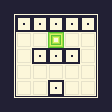

Below is a game level as drawn by its tile map, then a one-line description and the .tmx file that defines it, in full:
An orthogonal 7x7 tile map with 16x16 px tiles, 1 tile layer (Default).

<map version="1.4" tiledversion="1.4.3" orientation="orthogonal" renderorder="right-down" width="7" height="7" tilewidth="16" tileheight="16" infinite="0" nextlayerid="2" nextobjectid="1">
 <tileset firstgid="1" source="BasicTileset.tsx" />
 <layer id="1" name="Default" width="7" height="7">
  <data encoding="csv">
14,12,12,12,12,12,15,
13,5,5,5,5,5,10,
13,4,4,1,4,4,10,
13,4,5,5,5,4,10,
13,4,4,4,4,4,10,
13,4,4,5,4,4,10,
16,11,11,11,11,11,17
</data>
 </layer>
</map>
